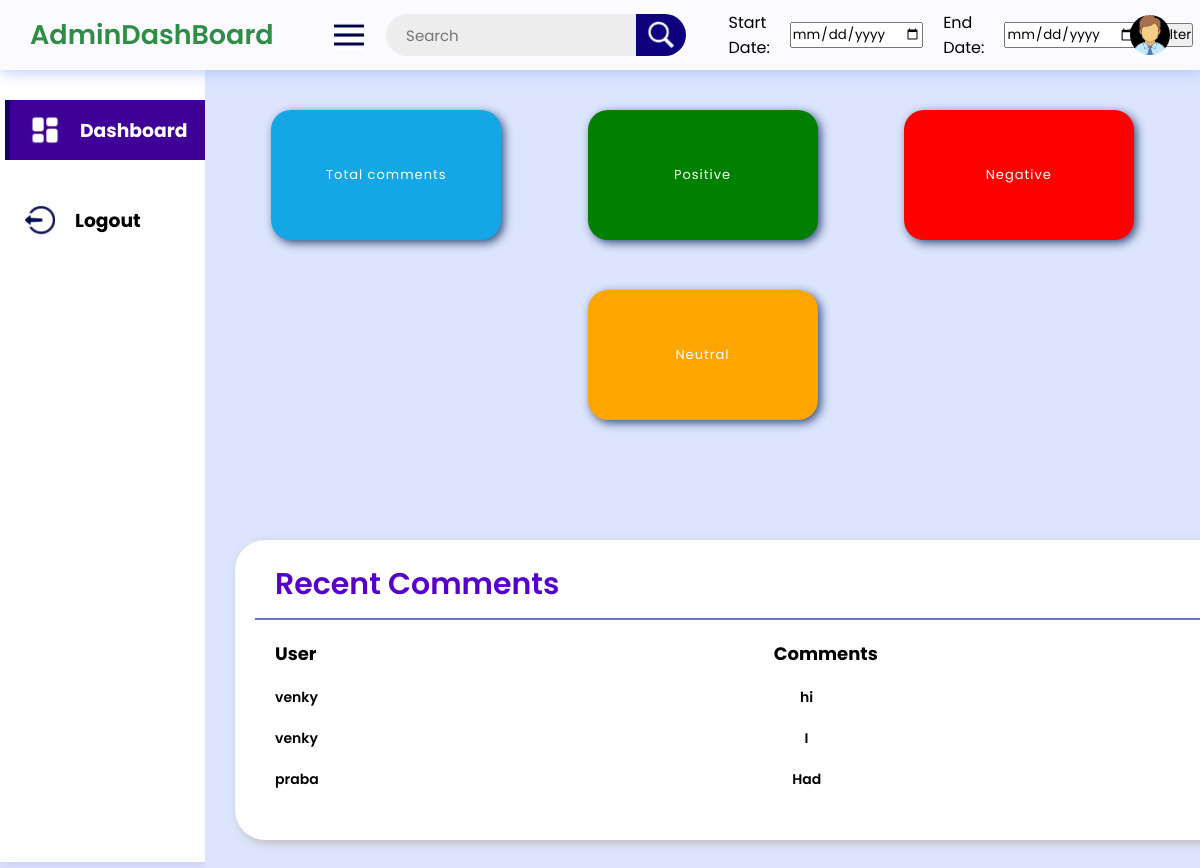
The app's page /neutral (signed in), older data.
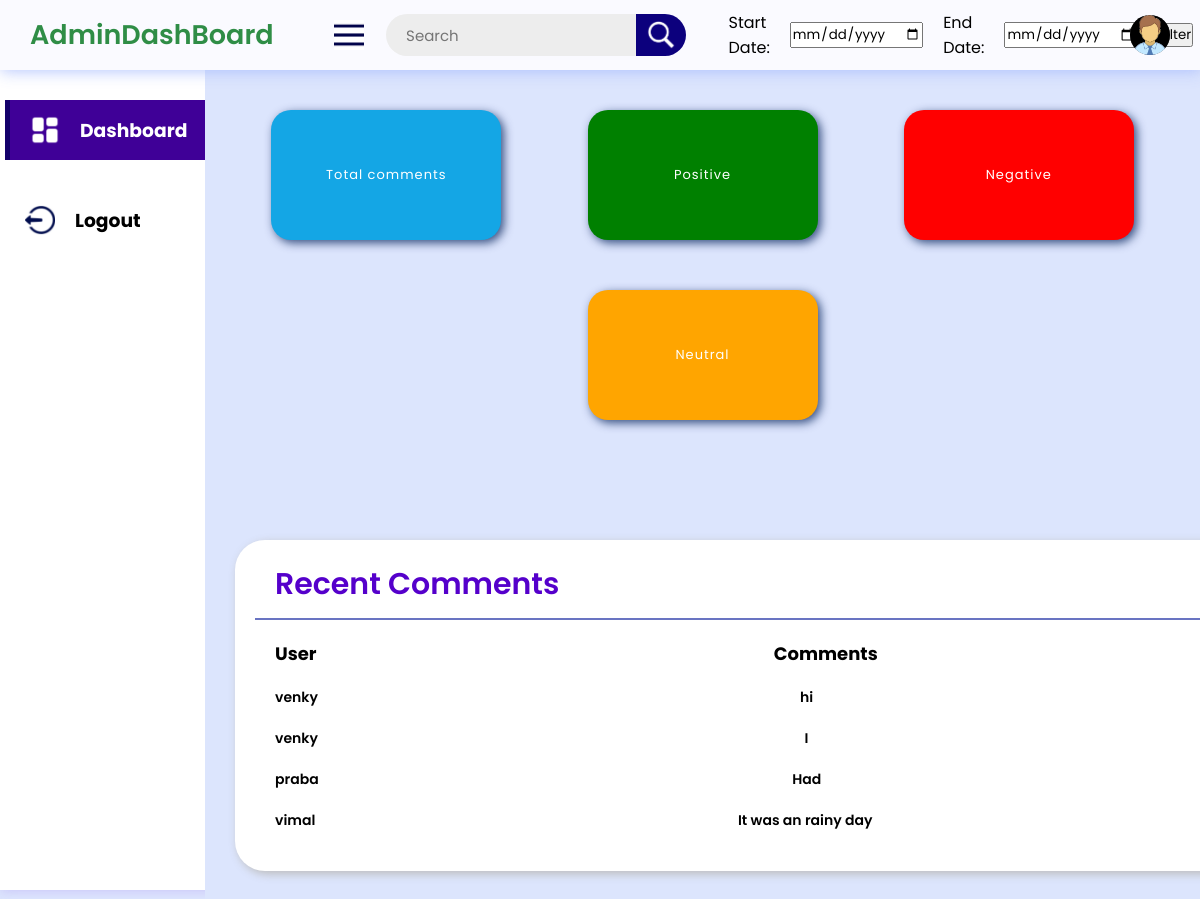
The same page, newer data.
### db.py (models this page shows)
class Comment(db.Model):
    id = db.Column(db.Integer, primary_key=True)
    user = db.Column(db.String(80), nullable=False)
    text = db.Column(db.String(500), nullable=False)
    sentiment = db.Column(db.Float)
    sentiment_label = db.Column(db.String(10))
    date = db.Column(Date, default=datetime.utcnow().date())

### route.py (the view)
@app.route('/neutral', methods=['GET'])
@login_required
def get_neutral():
    comments = Comment.query.all()
    total_comment=[]
    my_tuple=[]
    for i in range(len(comments)):
        if comments[i].sentiment_label == "Neutral":
            comment={}
            comment["user"]=comments[i].user
            comment["comment"]=comments[i].text
            comment["sentiment_label"]=comments[i].sentiment_label
            total_comment.append(comment)
    return render_template('neutral.html', comments=total_comment)

### route.py (called while the page is built)
@login_manager.user_loader
def load_user(user_id):
    return User.query.get(int(user_id))

### templates/neutral.html (shortened to what this page needs)
<!DOCTYPE html>
<html lang="en">
<head>
	<link rel="stylesheet"
		href="{{ url_for('static', filename='css/style.css') }}">
	<link rel="stylesheet"
		href="{{ url_for('static', filename='css/responsive.css') }}">
</head>
<body>
	<header>
		<div class="logosec">
			<div class="logo">AdminDashBoard</div>
			<img src="{{ url_for('static', filename='images/menu-icon.png') }}"
				class="icn menuicn"
				id="menuicn"
				alt="menu-icon">
		</div>
		<div class="searchbar">
			<input type="text"
				placeholder="Search">
			<div class="searchbtn">
			<img src="{{ url_for('static', filename='images/search-icon.png') }}"
					class="icn srchicn"
					alt="search-icon">
			</div>
		</div>
		<form method="POST" class="date" id="filter-form">
			Start Date: <input type="date" name="start_date" id="start-date">
			End Date: <input type="date" name="end_date" id="end-date">
			<input type="submit" value="Filter">
		</form>
			<div class="dp">
			<img src="{{ url_for('static', filename='images/dp.png') }}"
					class="dpicn"
					alt="dp">
			</div>
	</header>
	<div class="main-container">
		<div class="navcontainer">
			<nav class="nav">
				<div class="nav-upper-options">
					<div class="nav-option option1">
						<img src="{{ url_for('static', filename='images/dashboard.png') }}"
							class="nav-img"
							alt="dashboard">
						<h3> Dashboard</h3>
					</div>
					<div class="nav-option logout" id="logout">
						<img src="{{ url_for('static', filename='images/logout.png') }}"
							class="nav-img"
							alt="logout">
						<h3>Logout</h3>
					</div>
				</div>
			</nav>
		</div>
		<div class="main">
			<div class="box-container">
				<div class="box box1" id="home">
					<div class="text">
						<h2 class="topic">Total comments</h2>
					</div>
				</div>
				<div class="box box2" id="positive">
					<div class="text">
						<h2 class="topic">Positive</h2>
					</div>
				</div>
				<div class="box box3" id="negative">
					<div class="text">
						<h2 class="topic">Negative</h2>
					</div>
				</div>
				<div class="box box4" id="neutral">
					<div class="text">
						<h2 class="topic">Neutral</h2>
					</div>
				</div>
			<div class="report-container">
				<div class="report-header">
					<h1 class="recent-Articles">Recent Comments</h1>
				</div>
				<div class="report-body">
					<div class="report-topic-heading">
						<h3 class="t-op">User</h3>
						<h3 class="t-op">Comments</h3>
					</div>
					<div class="items" id="positive-comments">
						{% for comment in comments %}
						<div class="item1">
							<h3 class="t-op-nextlvl">{{ comment.user }}</h3>
							<h3 class="t-op-nextlvl">{{ comment.comment }}</h3>
						</div>
					{% endfor %}
					</div>
				</div>
			</div>
		</div>
	</div>
</body>
</html>

Row changes from the older to the newer data that the page shows:
added Comment: user "vimal", comment "It was an rainy day"
